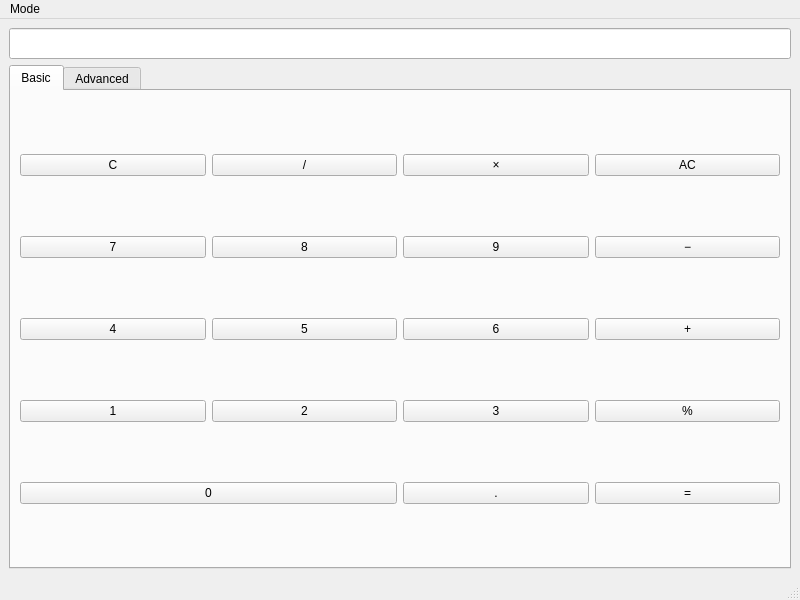
<?xml version="1.0" encoding="UTF-8"?>
<ui version="4.0">
 <class>engineerWindow</class>
 <widget class="QMainWindow" name="engineerWindow">
  <property name="geometry">
   <rect>
    <x>0</x>
    <y>0</y>
    <width>800</width>
    <height>600</height>
   </rect>
  </property>
  <property name="windowTitle">
   <string>Engineer Calculator</string>
  </property>
  <widget class="QWidget" name="centralwidget">
   <layout class="QVBoxLayout" name="verticalLayout">
    <item>
     <widget class="QLineEdit" name="lineEdit">
      <property name="sizePolicy">
       <sizepolicy hsizetype="Expanding" vsizetype="Fixed">
        <horstretch>0</horstretch>
        <verstretch>0</verstretch>
       </sizepolicy>
      </property>
      <property name="minimumHeight">
       <number>50</number>
      </property>
      <property name="font">
       <font>
        <pointsize>14</pointsize>
       </font>
      </property>
      <property name="readOnly">
       <bool>false</bool>
      </property>
     </widget>
    </item>
    <item>
     <widget class="QTabWidget" name="tabWidget">
      <property name="currentIndex">
       <number>0</number>
      </property>
      <widget class="QWidget" name="tab_basic">
       <attribute name="title">
        <string>Basic</string>
       </attribute>
       <layout class="QGridLayout" name="gridLayout_basic">
        <item row="0" column="0">
         <widget class="QPushButton" name="pushButton_clear">
          <property name="text">
           <string>C</string>
          </property>
         </widget>
        </item>
        <item row="0" column="1">
         <widget class="QPushButton" name="pushButton_divide">
          <property name="text">
           <string>/</string>
          </property>
         </widget>
        </item>
        <item row="0" column="2">
         <widget class="QPushButton" name="pushButton_multiply">
          <property name="text">
           <string>×</string>
          </property>
         </widget>
        </item>
        <item row="0" column="3">
         <widget class="QPushButton" name="pushButton_clearall">
          <property name="text">
           <string>AC</string>
          </property>
         </widget>
        </item>
        <item row="1" column="0">
         <widget class="QPushButton" name="pushButton_7">
          <property name="text">
           <string>7</string>
          </property>
         </widget>
        </item>
        <item row="1" column="1">
         <widget class="QPushButton" name="pushButton_8">
          <property name="text">
           <string>8</string>
          </property>
         </widget>
        </item>
        <item row="1" column="2">
         <widget class="QPushButton" name="pushButton_9">
          <property name="text">
           <string>9</string>
          </property>
         </widget>
        </item>
        <item row="1" column="3">
         <widget class="QPushButton" name="pushButton_minus">
          <property name="text">
           <string>−</string>
          </property>
         </widget>
        </item>
        <item row="2" column="0">
         <widget class="QPushButton" name="pushButton_4">
          <property name="text">
           <string>4</string>
          </property>
         </widget>
        </item>
        <item row="2" column="1">
         <widget class="QPushButton" name="pushButton_5">
          <property name="text">
           <string>5</string>
          </property>
         </widget>
        </item>
        <item row="2" column="2">
         <widget class="QPushButton" name="pushButton_6">
          <property name="text">
           <string>6</string>
          </property>
         </widget>
        </item>
        <item row="2" column="3">
         <widget class="QPushButton" name="pushButton_plus">
          <property name="text">
           <string>+</string>
          </property>
         </widget>
        </item>
        <item row="3" column="0">
         <widget class="QPushButton" name="pushButton_1">
          <property name="text">
           <string>1</string>
          </property>
         </widget>
        </item>
        <item row="3" column="1">
         <widget class="QPushButton" name="pushButton_2">
          <property name="text">
           <string>2</string>
          </property>
         </widget>
        </item>
        <item row="3" column="2">
         <widget class="QPushButton" name="pushButton_3">
          <property name="text">
           <string>3</string>
          </property>
         </widget>
        </item>
        <item row="3" column="3">
         <widget class="QPushButton" name="pushButton_percent">
          <property name="text">
           <string>%</string>
          </property>
         </widget>
        </item>
        <item row="4" column="0" colspan="2">
         <widget class="QPushButton" name="pushButton_0">
          <property name="text">
           <string>0</string>
          </property>
         </widget>
        </item>
        <item row="4" column="2">
         <widget class="QPushButton" name="pushButton_dot">
          <property name="text">
           <string>.</string>
          </property>
         </widget>
        </item>
        <item row="4" column="3">
         <widget class="QPushButton" name="pushButton_equal">
          <property name="text">
           <string>=</string>
          </property>
         </widget>
        </item>
       </layout>
      </widget>
      <widget class="QWidget" name="tab_advanced">
       <attribute name="title">
        <string>Advanced</string>
       </attribute>
       <layout class="QGridLayout" name="gridLayout_advanced">
        <!-- Trigonometric Functions -->
        <item row="0" column="0">
         <widget class="QPushButton" name="pushButton_sin">
          <property name="text">
           <string>sin</string>
          </property>
          <property name="toolTip">
           <string>Sine function</string>
          </property>
         </widget>
        </item>
        <item row="0" column="1">
         <widget class="QPushButton" name="pushButton_cos">
          <property name="text">
           <string>cos</string>
          </property>
          <property name="toolTip">
           <string>Cosine function</string>
          </property>
         </widget>
        </item>
        <item row="0" column="2">
         <widget class="QPushButton" name="pushButton_tan">
          <property name="text">
           <string>tan</string>
          </property>
          <property name="toolTip">
           <string>Tangent function</string>
          </property>
         </widget>
        </item>
        <item row="0" column="3">
         <widget class="QPushButton" name="pushButton_deg_rad">
          <property name="text">
           <string>RAD</string>
          </property>
          <property name="toolTip">
           <string>Toggle Radian/Degree mode</string>
          </property>
          <property name="styleSheet">
           <string>background-color: lightblue;</string>
          </property>
         </widget>
        </item>

        <!-- Inverse Trigonometric Functions -->
        <item row="1" column="0">
         <widget class="QPushButton" name="pushButton_asin">
          <property name="text">
           <string>asin</string>
          </property>
          <property name="toolTip">
           <string>Inverse Sine</string>
          </property>
         </widget>
        </item>
        <item row="1" column="1">
         <widget class="QPushButton" name="pushButton_acos">
          <property name="text">
           <string>acos</string>
          </property>
          <property name="toolTip">
           <string>Inverse Cosine</string>
          </property>
         </widget>
        </item>
        <item row="1" column="2">
         <widget class="QPushButton" name="pushButton_atan">
          <property name="text">
           <string>atan</string>
          </property>
          <property name="toolTip">
           <string>Inverse Tangent</string>
          </property>
         </widget>
        </item>
        <item row="1" column="3">
         <widget class="QPushButton" name="pushButton_pi">
          <property name="text">
           <string>π</string>
          </property>
          <property name="toolTip">
           <string>Pi constant</string>
          </property>
         </widget>
        </item>

        <!-- Hyperbolic Functions -->
        <item row="2" column="0">
         <widget class="QPushButton" name="pushButton_sinh">
          <property name="text">
           <string>sinh</string>
          </property>
          <property name="toolTip">
           <string>Hyperbolic Sine</string>
          </property>
         </widget>
        </item>
        <item row="2" column="1">
         <widget class="QPushButton" name="pushButton_cosh">
          <property name="text">
           <string>cosh</string>
          </property>
          <property name="toolTip">
           <string>Hyperbolic Cosine</string>
          </property>
         </widget>
        </item>
        <item row="2" column="2">
         <widget class="QPushButton" name="pushButton_tanh">
          <property name="text">
           <string>tanh</string>
          </property>
          <property name="toolTip">
           <string>Hyperbolic Tangent</string>
          </property>
         </widget>
        </item>
        <item row="2" column="3">
         <widget class="QPushButton" name="pushButton_e">
          <property name="text">
           <string>e</string>
          </property>
          <property name="toolTip">
           <string>Euler's number</string>
          </property>
         </widget>
        </item>

        <!-- Logarithmic Functions -->
        <item row="3" column="0">
         <widget class="QPushButton" name="pushButton_ln">
          <property name="text">
           <string>ln</string>
          </property>
          <property name="toolTip">
           <string>Natural Logarithm</string>
          </property>
         </widget>
        </item>
        <item row="3" column="1">
         <widget class="QPushButton" name="pushButton_log">
          <property name="text">
           <string>log</string>
          </property>
          <property name="toolTip">
           <string>Base 10 Logarithm</string>
          </property>
         </widget>
        </item>
        <item row="3" column="2">
         <widget class="QPushButton" name="pushButton_log2">
          <property name="text">
           <string>log₂</string>
          </property>
          <property name="toolTip">
           <string>Base 2 Logarithm</string>
          </property>
         </widget>
        </item>
        <item row="3" column="3">
         <widget class="QPushButton" name="pushButton_factorial">
          <property name="text">
           <string>!</string>
          </property>
          <property name="toolTip">
           <string>Factorial</string>
          </property>
         </widget>
        </item>

        <!-- Power and Root Functions -->
        <item row="4" column="0">
         <widget class="QPushButton" name="pushButton_sqrt">
          <property name="text">
           <string>√</string>
          </property>
          <property name="toolTip">
           <string>Square Root</string>
          </property>
         </widget>
        </item>
        <item row="4" column="1">
         <widget class="QPushButton" name="pushButton_cbrt">
          <property name="text">
           <string>∛</string>
          </property>
          <property name="toolTip">
           <string>Cube Root</string>
          </property>
         </widget>
        </item>
        <item row="4" column="2">
         <widget class="QPushButton" name="pushButton_power">
          <property name="text">
           <string>x^y</string>
          </property>
          <property name="toolTip">
           <string>Power</string>
          </property>
         </widget>
        </item>
        <item row="4" column="3">
         <widget class="QPushButton" name="pushButton_exp">
          <property name="text">
           <string>exp</string>
          </property>
          <property name="toolTip">
           <string>e raised to power</string>
          </property>
         </widget>
        </item>

        <!-- Additional Functions -->
        <item row="5" column="0">
         <widget class="QPushButton" name="pushButton_abs">
          <property name="text">
           <string>|x|</string>
          </property>
          <property name="toolTip">
           <string>Absolute Value</string>
          </property>
         </widget>
        </item>
        <item row="5" column="1">
         <widget class="QPushButton" name="pushButton_mod">
          <property name="text">
           <string>mod</string>
          </property>
          <property name="toolTip">
           <string>Modulo</string>
          </property>
         </widget>
        </item>
        <item row="5" column="2">
         <widget class="QPushButton" name="pushButton_left_paren">
          <property name="text">
           <string>(</string>
          </property>
          <property name="toolTip">
           <string>Left Parenthesis</string>
          </property>
         </widget>
        </item>
        <item row="5" column="3">
         <widget class="QPushButton" name="pushButton_right_paren">
          <property name="text">
           <string>)</string>
          </property>
          <property name="toolTip">
           <string>Right Parenthesis</string>
          </property>
         </widget>
        </item>
       </layout>
      </widget>
     </widget>
    </item>
   </layout>
  </widget>
  <widget class="QMenuBar" name="menubar">
   <property name="geometry">
    <rect>
     <x>0</x>
     <y>0</y>
     <width>800</width>
     <height>30</height>
    </rect>
   </property>
   <widget class="QMenu" name="menuType">
    <property name="title">
     <string>Mode</string>
    </property>
    <addaction name="actionSimple"/>
    <addaction name="actionEngineer"/>
   </widget>
   <addaction name="menuType"/>
  </widget>
  <widget class="QStatusBar" name="statusbar"/>
  <action name="actionSimple">
   <property name="checkable">
    <bool>true</bool>
   </property>
   <property name="text">
    <string>Simple</string>
   </property>
  </action>
  <action name="actionEngineer">
   <property name="checkable">
    <bool>true</bool>
   </property>
   <property name="checked">
    <bool>true</bool>
   </property>
   <property name="text">
    <string>Engineer</string>
   </property>
  </action>
 </widget>
 <resources/>
 <connections/>
</ui>
